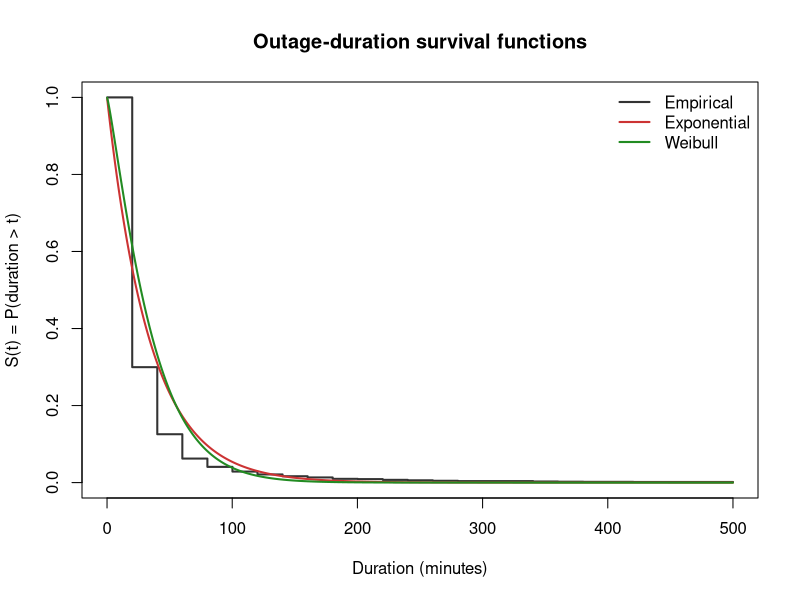
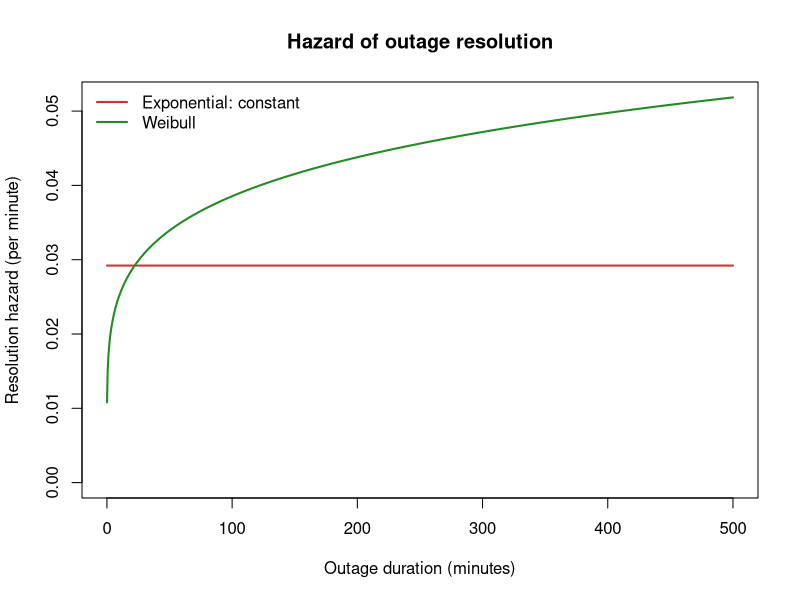

Here is the R script that generated these plots, in order:
# Analyse outage-duration survival and resolution hazards.

if (basename(getwd()) == "scripts") setwd("..")

plot_dir <- file.path("results", "plots")
table_dir <- file.path("results", "tables")
dir.create(plot_dir, recursive = TRUE, showWarnings = FALSE)
dir.create(table_dir, recursive = TRUE, showWarnings = FALSE)

# Load cleaned durations and fit Weibull parameters.
df <- read.csv(file.path("data", "processed", "Snapchat_cleaned.csv"))
x <- df$duration_min
rate <- 1 / mean(x)
nll <- function(theta) -sum(dweibull(x, exp(theta[1]), exp(theta[2]), log = TRUE))
fit <- optim(log(c(1, mean(x))), nll, method = "L-BFGS-B", lower = log(c(.05, 1)), upper = log(c(20, 10000)))
shape <- exp(fit$par[1])
scale <- exp(fit$par[2])

# Calculate survival probabilities.
thresholds <- c(20, 40, 60, 120, 240, 480)
surv <- data.frame(Threshold_minutes = thresholds, Empirical = sapply(thresholds, function(t) mean(x > t)), Exponential = pexp(thresholds, rate, lower.tail = FALSE), Weibull = pweibull(thresholds, shape, scale, lower.tail = FALSE))
write.csv(surv, file.path(table_dir, "04_survival_table.csv"), row.names = FALSE)

t <- seq(.1, 500, length.out = 1000)

# Plot survival functions.
png(file.path(plot_dir, "04a_survival_curves.png"), width = 950, height = 600, res = 110)
plot(t, 1 - ecdf(x)(t), type = "s", col = "#333333", lwd = 2, xlim = c(0, 500), ylim = c(0, 1), main = "Outage-duration survival functions", xlab = "Duration (minutes)", ylab = "S(t) = P(duration > t)")
lines(t, pexp(t, rate, lower.tail = FALSE), col = "#CC3333", lwd = 2)
lines(t, pweibull(t, shape, scale, lower.tail = FALSE), col = "#228B22", lwd = 2)
legend("topright", c("Empirical", "Exponential", "Weibull"), col = c("#333333", "#CC3333", "#228B22"), lwd = 2, bty = "n")
dev.off()

# Plot resolution hazards.
png(file.path(plot_dir, "04c_hazard_functions.png"), width = 950, height = 580, res = 110)
wh <- (shape / scale) * (t / scale)^(shape - 1)
plot(t, rep(rate, length(t)), type = "l", col = "#CC3333", lwd = 2, ylim = c(0, max(rate, wh)), main = "Hazard of outage resolution", xlab = "Outage duration (minutes)", ylab = "Resolution hazard (per minute)")
lines(t, wh, col = "#228B22", lwd = 2)
legend("topleft", c("Exponential: constant", "Weibull"), col = c("#CC3333", "#228B22"), lwd = 2, bty = "n")
dev.off()

cat("This analysis models resolution time after an outage begins. It does not estimate uptime, MTBF, or availability.\n")
